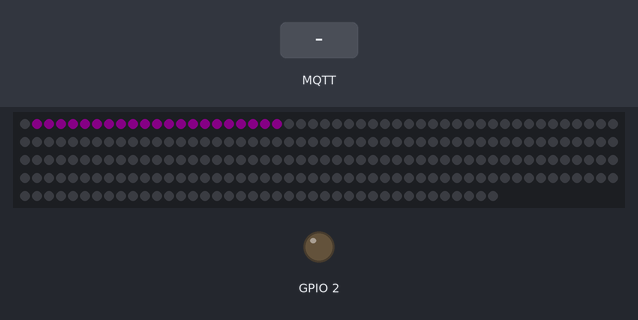
Bench run of a sketch on a simulated ESP8266 (NodeMCU). On the bench: 240 RGB LEDs in strip order, left to right, continuing on the next row, output pins drawn as LEDs (lit = HIGH). Inputs (shaded band) come from the test bench. Dim RGB values are drawn brighter than linear; WiFi joins after 1.5 s; servers stay silent unless stated; no MQTT or app messages arrive unless stated; what the sketch prints to the serial monitor is not drawn.

Above: at 2.72 s.
2.8 s: MQTT message "1" arrives on the first subscribed topic
At 3.7 s:
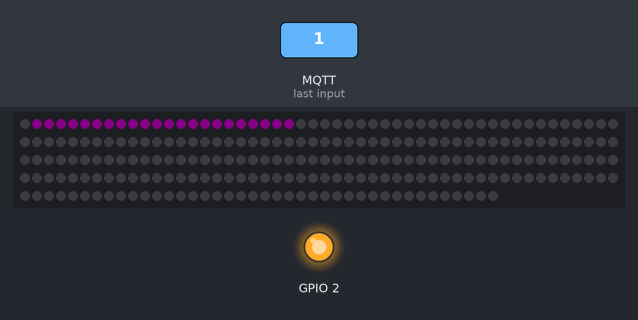
4.3 s: MQTT message "1" arrives on the second subscribed topic
At 4.8 s:
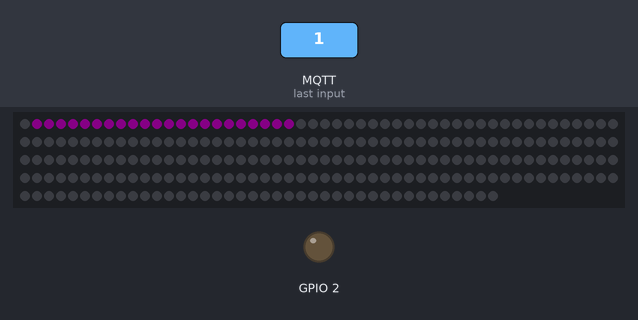
5.8 s: MQTT message "1" arrives on the third subscribed topic
At 6.5 s:
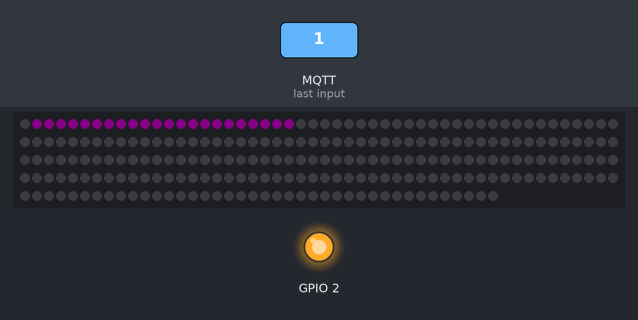
Timing chart, 0 to 8.8 s (numbered marks = the images above; inputs shaded):
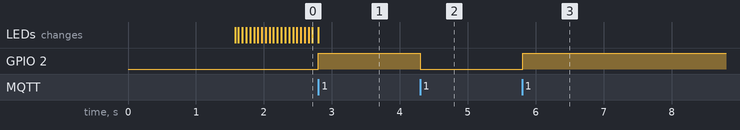

Measured:
- after the input at 2.8 s, GPIO 2: LOW → HIGH at once
- after the input at 4.3 s, GPIO 2: HIGH → LOW at once
- after the input at 5.8 s, GPIO 2: LOW → HIGH at once

The sketch:

mqtt_rgb_led_strip.ino
```cpp
/*
  ESP12 MQTT RGB Led strip driver

  Listen for MQTT messages on specific topics to update RGB led strip color, speed and brightness.
*/

// Enable Wifi connection
#include <ESP8266WiFi.h>
// Allows the exchange of messages through MQTT protocol
#include <PubSubClient.h>
// Allows to control the Addressabel RGB Led Strip
#include <Adafruit_NeoPixel.h>
// Used to emulate multi-threading
#include <Thread.h>

// Map usual Arduino PIN numbers to NodeMCU PIN numbers (Cf. https://github.com/nodemcu/nodemcu-devkit)
#define NODE_MCU_PIN_D0   16
#define NODE_MCU_PIN_D1    5
#define NODE_MCU_PIN_D2    4
#define NODE_MCU_PIN_D3    0
#define NODE_MCU_PIN_D4    2
#define NODE_MCU_PIN_D5   14
#define NODE_MCU_PIN_D6   12
#define NODE_MCU_PIN_D7   13
#define NODE_MCU_PIN_D8   15
#define NODE_MCU_PIN_D9    3
#define NODE_MCU_PIN_D10   1

#define NUMBER_OF_LEDS   240

// Update the following with values suitable for your WiFi network.
const char* ssid = "INDIA";
const char* password = "xxxxxxxxxxxxxxxxxx";

// host OVH
const char* mqtt_server = "137.74.41.126";
//const char* mqtt_server = "192.168.41.116";
//const char* ssid = "iPhone de Sébastien";
//const char* password = "xxxxxxxxxxxxxxxx";
//const char* mqtt_server = "172.20.10.4";

WiFiClient espClient;
PubSubClient mqttClient(espClient);

// Parameter 1 = number of leds in strip
// Parameter 2 = pin number
// Parameter 3 = pixel type flags, add together as needed: NEO_KHZ800 800 KHz bitstream (most NeoPixel products w/WS2812 LEDs)
Adafruit_NeoPixel strip = Adafruit_NeoPixel(NUMBER_OF_LEDS, NODE_MCU_PIN_D1, NEO_GRB + NEO_KHZ800);

Thread mqttConnectionThread = Thread();
Thread ledStripThread = Thread();

// These values are updaeted on MQTT message reception to change led strip color, speed, brightness
uint32_t color1 = strip.Color(255, 0, 255);
uint32_t color2 = strip.Color(255, 255, 0);
uint32_t color3 = strip.Color(0, 255, 255);
int speed = -50;
int brightness = 8;

// varies from 0 to NUMBER_OF_LEDS to color each led in the strip individually
uint16_t pixelIndex = 0;

// varies from 1 to 3 (Which color to display for the correct led ? color1, color2 or color3 ?)
int colorIndex = 1;

int builtinLedStatus = LOW;


// convert MQTT "speed" message to interval in ms
int speedToThreadInterval(int speed) {
  if (speed > -50) {
    return 1;
  } if (speed <= -500) {
    return 32767;
  } else {
    return -speed;
  }
}


// convert MQTT "color" message to strip Color
uint32_t rgbToPixelColor(String rgbMessage) {
  int firstCommaIdx = rgbMessage.indexOf(',');
  int secondCommaIdx = rgbMessage.indexOf(',', firstCommaIdx + 1);
  int thirdCommaIdx = rgbMessage.indexOf(',', secondCommaIdx + 1);
  int r = rgbMessage.substring(0, firstCommaIdx).toInt();
  int g = rgbMessage.substring(firstCommaIdx + 1, secondCommaIdx).toInt();
  int b = rgbMessage.substring(secondCommaIdx + 1, thirdCommaIdx).toInt();
  int a = rgbMessage.substring(thirdCommaIdx + 1).toInt();
  Serial.println( "color ==> r=" + String(r) + " g=" + String(g) + " b=" + String(b) + " a=" + String(a));
  return strip.Color(r, g, b);
}


// MQTT message handling
void mqttTopicCallback(char* topicChars, byte* payload, unsigned int length) {
  // Vu sur des forums mais ça me parrait vraiment bizzarre de faire ça. Potentiellent une écrasement mémoire. A creuser (copie mémoire ? autre ?).
  payload[length] = '\0';

  String topic = String(topicChars);
  String messsage = String((char*)payload);

  Serial.println("Topic [" + topic + "] recieve message : " + messsage);

  if (topic.equals("feedback")) {
    mqttClient.publish("speed", String(speed).c_str());
    mqttClient.publish("brightness", String(brightness).c_str());
  } else if (topic.equals("color1")) {
    color1 = rgbToPixelColor(messsage);
  } else if (topic.equals("color2")) {
    color2 = rgbToPixelColor(messsage);
  } else if (topic.equals("color3")) {
    color3 = rgbToPixelColor(messsage);
  } else if (topic.equals("speed")) {
    speed = messsage.toInt();
    Serial.println("speedToThreadInterval ==> " + String(speedToThreadInterval(speed)));
    ledStripThread.setInterval(speedToThreadInterval(speed));
  } else if (topic.equals("brightness")) {
    brightness = messsage.toInt();
    strip.setBrightness(messsage.toInt());
  }

  // Switch on the LED if an 1 was received as first character
  builtinLedStatus = (builtinLedStatus == LOW ? HIGH : LOW);
  digitalWrite(BUILTIN_LED, builtinLedStatus);
}


// Update RGB led strip colors
void ledStripCallback() {
  pixelIndex = (pixelIndex + 1) % strip.numPixels();
  if (pixelIndex == 0) {
    colorIndex = ((colorIndex + 1) % 3) + 1;
  }

  if (colorIndex == 1) {
    strip.setPixelColor(pixelIndex, color1);
  } else if (colorIndex == 2) {
    strip.setPixelColor(pixelIndex, color2);
  } else if (colorIndex == 3) {
    strip.setPixelColor(pixelIndex, color3);
  }
  strip.show();

}

// Input a value 0 to 255 to get a color value.
// The colours are a transition r - g - b - back to r.
uint32_t Wheel(byte WheelPos) {
   if(WheelPos < 85) {
       return strip.Color(WheelPos * 3, 255 - WheelPos * 3, 0);
    } else if(WheelPos < 170) {
       WheelPos -= 85;
       return strip.Color(255 - WheelPos * 3, 0, WheelPos * 3);
    } else {
       WheelPos -= 170;
       return strip.Color(0, WheelPos * 3, 255 - WheelPos * 3);
    }
}
//rainbow efect for RGB led strip (wait parameter modifies effect duration)
void rainbow(uint8_t wait) {
   uint16_t i, j;
   for(j=0; j<256; j++) {
      for(i=0; i<strip.numPixels(); i++) {
         strip.setPixelColor(i, Wheel((i+j) & 255));
      }
      strip.show();
      delay(wait);
   }
}

// Check MQTT connection and (re)connect in necessary
void mqttConnectionCallback() {
  if (!mqttClient.connected()) {
    Serial.print("Attempting MQTT connection to " + String(mqtt_server) + ":1883 ... ");
    // Attempt to connect
    if (mqttClient.connect("ESP8266Client")) {
      Serial.println("connected");
      // Once connected, publish an announcement...
      Serial.println("Subscribing to topics");
      mqttClient.subscribe("color1");
      mqttClient.subscribe("color2");
      mqttClient.subscribe("color3");
      mqttClient.subscribe("speed");
      mqttClient.subscribe("feedback");
      mqttClient.subscribe("brightness");
    } else {
      switch(mqttClient.state()) {
        case 0:
          Serial.println("MQTT Connection Accepted");
          break;
        case -1:
          Serial.println("MQTT Connection Refused, unacceptable protocol version");
          break;
        case -2:
          Serial.println("MQTT Connection Refused, identifier rejected");
          break;
        case -3:
          Serial.println("MQTT Connection Refused, Server unavailable");
          break;
        case -4:
          Serial.println("MQTT Connection Refused, bad user name or password");
          break;
        case -5:
          Serial.println("MQTT Connection Refused, not authorized");
          break;
        default :
           Serial.println("MQTT Connection failed, rc=" + String(mqttClient.state()));
          break;
      }
      // Something goes wrong, falling back to rainbow effect
      rainbow(20);
    }
  }

  mqttClient.loop();
}

// Initialize WiFi connection
void setup_wifi() {
  Serial.println();
  Serial.print("Connecting to SSID ");
  Serial.println(ssid);

  WiFi.begin(ssid, password);

  while (WiFi.status() != WL_CONNECTED) {
    delay(500);
    Serial.print(".");
  }

  Serial.println("");
  Serial.println("WiFi connection success");
  Serial.print("NodeMCU Board IP address is : ");
  Serial.println(WiFi.localIP());
}

// Initialize RGB led strip
void setup_ledStrip() {
  strip.begin();
  strip.show(); // Initialize all pixels to 'off'
  strip.setBrightness(brightness);
}

// Initialize MQTT client
void setup_mqtt() {
  mqttClient.setServer(mqtt_server, 1883);
  mqttClient.setCallback(mqttTopicCallback);
}

void setup() {
  pinMode(BUILTIN_LED, OUTPUT); // Initialize the BUILTIN_LED pin as an output
  Serial.begin(115200);

  setup_ledStrip();
  setup_wifi();
  setup_mqtt();

  // will run mqttConnectionCallback each 10 ms
  mqttConnectionThread.onRun(mqttConnectionCallback);
  mqttConnectionThread.setInterval(10);

  // will run ledStripCallback each speedToThreadInterval(speed) ms
  ledStripThread.onRun(ledStripCallback);
  ledStripThread.setInterval(speedToThreadInterval(speed));
}

void loop() {
  // checks if thread should run
  if(mqttConnectionThread.shouldRun()) {
    mqttConnectionThread.run();
  }

  if(ledStripThread.shouldRun()) {
    ledStripThread.run();
  }
}
```
